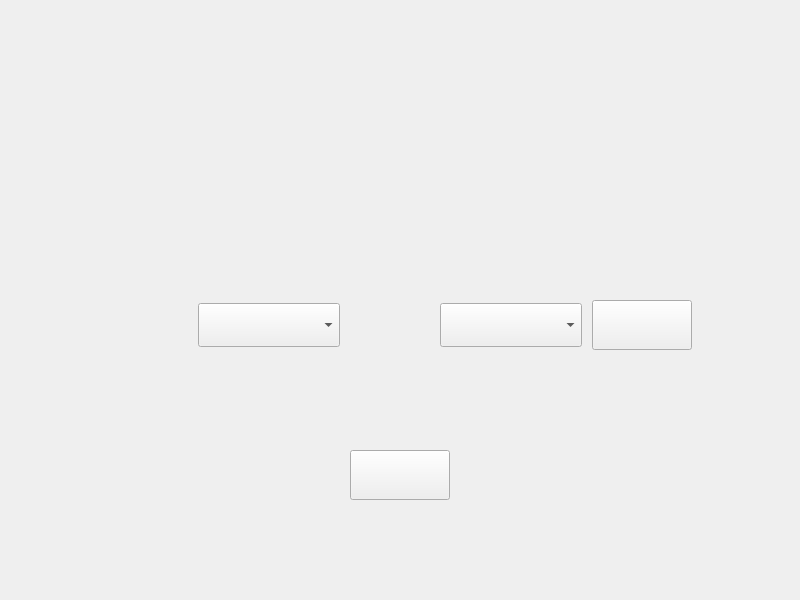
<?xml version="1.0" encoding="UTF-8"?>
<ui version="4.0">
 <class>openEmptyCellPage</class>
 <widget class="QWidget" name="openEmptyCellPage">
  <property name="geometry">
   <rect>
    <x>0</x>
    <y>0</y>
    <width>800</width>
    <height>600</height>
   </rect>
  </property>
  <property name="windowTitle">
   <string>Form</string>
  </property>
  <layout class="QVBoxLayout" name="verticalLayout">
   <property name="topMargin">
    <number>300</number>
   </property>
   <property name="bottomMargin">
    <number>100</number>
   </property>
   <item>
    <layout class="QHBoxLayout" name="horizontalLayout_3">
     <item>
      <spacer name="horizontalSpacer_3">
       <property name="orientation">
        <enum>Qt::Horizontal</enum>
       </property>
       <property name="sizeHint" stdset="0">
        <size>
         <width>40</width>
         <height>20</height>
        </size>
       </property>
      </spacer>
     </item>
     <item>
      <layout class="QHBoxLayout" name="horizontalLayout">
       <property name="spacing">
        <number>10</number>
       </property>
       <item>
        <widget class="QLabel" name="label">
         <property name="minimumSize">
          <size>
           <width>80</width>
           <height>40</height>
          </size>
         </property>
         <property name="text">
          <string/>
         </property>
        </widget>
       </item>
       <item>
        <widget class="QComboBox" name="cabinetComboBox">
         <property name="minimumSize">
          <size>
           <width>100</width>
           <height>40</height>
          </size>
         </property>
         <property name="font">
          <font>
           <pointsize>24</pointsize>
          </font>
         </property>
        </widget>
       </item>
       <item>
        <widget class="QLabel" name="label_2">
         <property name="minimumSize">
          <size>
           <width>80</width>
           <height>40</height>
          </size>
         </property>
         <property name="text">
          <string/>
         </property>
        </widget>
       </item>
       <item>
        <widget class="QComboBox" name="cellComboBox">
         <property name="minimumSize">
          <size>
           <width>100</width>
           <height>40</height>
          </size>
         </property>
         <property name="font">
          <font>
           <pointsize>24</pointsize>
          </font>
         </property>
        </widget>
       </item>
       <item>
        <widget class="QPushButton" name="openBtn">
         <property name="minimumSize">
          <size>
           <width>100</width>
           <height>50</height>
          </size>
         </property>
         <property name="text">
          <string/>
         </property>
        </widget>
       </item>
      </layout>
     </item>
     <item>
      <spacer name="horizontalSpacer_4">
       <property name="orientation">
        <enum>Qt::Horizontal</enum>
       </property>
       <property name="sizeHint" stdset="0">
        <size>
         <width>40</width>
         <height>20</height>
        </size>
       </property>
      </spacer>
     </item>
    </layout>
   </item>
   <item>
    <spacer name="verticalSpacer">
     <property name="orientation">
      <enum>Qt::Vertical</enum>
     </property>
     <property name="sizeHint" stdset="0">
      <size>
       <width>20</width>
       <height>323</height>
      </size>
     </property>
    </spacer>
   </item>
   <item>
    <layout class="QHBoxLayout" name="horizontalLayout_2">
     <item>
      <spacer name="horizontalSpacer">
       <property name="orientation">
        <enum>Qt::Horizontal</enum>
       </property>
       <property name="sizeHint" stdset="0">
        <size>
         <width>40</width>
         <height>20</height>
        </size>
       </property>
      </spacer>
     </item>
     <item>
      <widget class="QPushButton" name="quitBtn">
       <property name="minimumSize">
        <size>
         <width>100</width>
         <height>50</height>
        </size>
       </property>
       <property name="text">
        <string/>
       </property>
      </widget>
     </item>
     <item>
      <spacer name="horizontalSpacer_2">
       <property name="orientation">
        <enum>Qt::Horizontal</enum>
       </property>
       <property name="sizeHint" stdset="0">
        <size>
         <width>40</width>
         <height>20</height>
        </size>
       </property>
      </spacer>
     </item>
    </layout>
   </item>
  </layout>
 </widget>
 <resources/>
 <connections/>
</ui>
